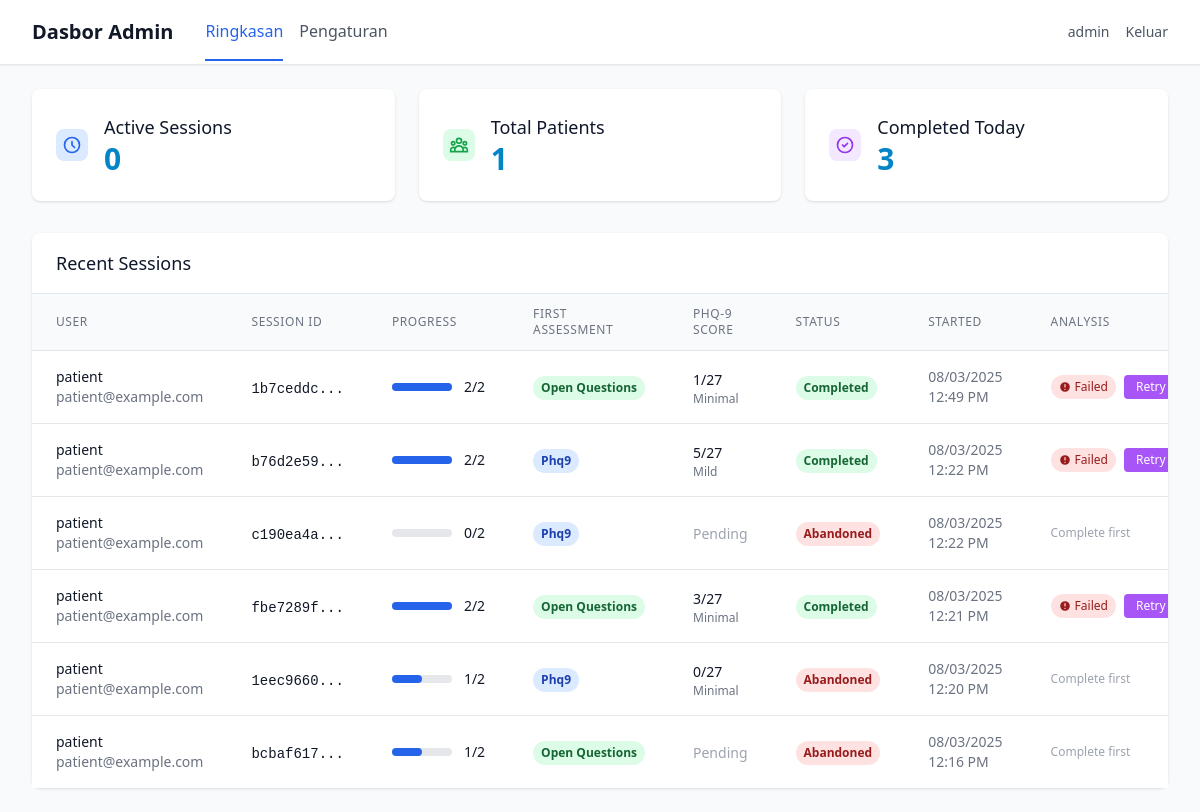
The app's page /admin/dashboard (signed in) with its own data.
### app/models/user.py (models this page shows, shortened)
class User(UserMixin, db.Model):
    id = db.Column(db.Integer, primary_key=True)
    username = db.Column(db.String(80), unique=True, nullable=False)
    email = db.Column(db.String(120), unique=True, nullable=False)
    password_hash = db.Column(db.String(255), nullable=False)
    user_type = db.Column(db.String(20), nullable=False, default='patient')
    created_at = db.Column(db.DateTime, default=datetime.utcnow)
    is_active = db.Column(db.Boolean, default=True)
    patient_profile = db.relationship('PatientProfile', backref='user', uselist=False, cascade='all, delete-orphan')
    assessments = db.relationship('Assessment', backref='user', lazy=True, cascade='all, delete-orphan')
    def is_superuser(self):
        return self.user_type == 'superuser'

### app/models/assessment.py (models this page shows, shortened)
class Assessment(db.Model):
    id = db.Column(db.Integer, primary_key=True)
    user_id = db.Column(db.Integer, db.ForeignKey('user.id'), nullable=False)
    session_id = db.Column(db.String(100), nullable=False, unique=True)
    first_assessment_type = db.Column(db.String(20))  # 'phq9' or 'open_questions'
    phq9_completed = db.Column(db.Boolean, default=False)
    open_questions_completed = db.Column(db.Boolean, default=False)
    status = db.Column(db.String(20), default='in_progress')  # 'in_progress', 'completed', 'abandoned'
    llm_analysis_status = db.Column(db.String(20), default='pending') # 'pending', 'in_progress', 'completed', 'failed'
    llm_analysis_at = db.Column(db.DateTime)
    consent_agreed = db.Column(db.Boolean, default=False)
    camera_verified = db.Column(db.Boolean, default=False)
    started_at = db.Column(db.DateTime, default=datetime.utcnow)
    completed_at = db.Column(db.DateTime)
    consent_at = db.Column(db.DateTime)
    camera_check_at = db.Column(db.DateTime)
    first_assessment_started_at = db.Column(db.DateTime)
    phq9_score = db.Column(db.Integer)
    phq9_severity = db.Column(db.String(20))  # 'minimal', 'mild', 'moderate', 'severe'
    phq9_settings = db.Column(db.Text)  # JSON string of PHQ-9 settings used
    recording_settings = db.Column(db.Text)  # JSON string of recording settings used
    chat_settings = db.Column(db.Text)  # JSON string of chat settings used
    assessment_order = db.Column(db.String(20))  # 'phq_first' or 'questions_first'
    phq9_responses = db.relationship('PHQ9Response', backref='assessment', lazy=True, cascade='all, delete-orphan')
    open_responses = db.relationship('OpenQuestionResponse', backref='assessment', lazy=True, cascade='all, delete-orphan')
    emotion_data = db.relationship('EmotionData', backref='assessment', lazy=True, cascade='all, delete-orphan')
    def get_completion_order(self):
            return {
                'first_type': self.first_assessment_type,
                'phq9_completed': self.phq9_completed,
                'open_questions_completed': self.open_questions_completed,
                'both_completed': self.phq9_completed and self.open_questions_completed
            }

### app/routes/admin.py (the view)
@admin_bp.route('/dashboard')
@login_required
@admin_required
def dashboard():
    stats = AdminDashboardService.get_overview_stats()
    recent_sessions = AdminDashboardService.get_recent_sessions(limit=15)
    return render_template('admin/dashboard.html',
                         **stats,
                         recent_sessions=recent_sessions)

### app/templates/admin/dashboard.html (shortened to what this page needs)
{% extends "base.html" %}
{% block nav %}
{%include "/components/admin_nav.html"%}
{% endblock %}
{% block content %}
<div class="max-w-7xl mx-auto py-6 sm:px-6 lg:px-8">
    <div class="grid grid-cols-1 md:grid-cols-3 gap-6 mb-8">
        <div class="bg-white rounded-lg shadow p-6">
            <div class="flex items-center">
                <div class="flex-shrink-0">
                    <div class="w-8 h-8 bg-blue-100 rounded-lg flex items-center justify-center">
                        <svg class="w-5 h-5 text-blue-600" fill="none" stroke="currentColor" viewBox="0 0 24 24">
                            <path stroke-linecap="round" stroke-linejoin="round" stroke-width="2" d="M12 8v4l3 3m6-3a9 9 0 11-18 0 9 9 0 0118 0z"/>
                        </svg>
                    </div>
                </div>
                <div class="ml-4">
                    <h3 class="text-lg font-medium text-secondary-900">Active Sessions</h3>
                    <p class="text-3xl font-bold text-primary-600">{{ active_sessions }}</p>
                </div>
            </div>
        </div>
        <div class="bg-white rounded-lg shadow p-6">
            <div class="flex items-center">
                <div class="flex-shrink-0">
                    <div class="w-8 h-8 bg-green-100 rounded-lg flex items-center justify-center">
                    </div>
                </div>
                <div class="ml-4">
                    <h3 class="text-lg font-medium text-secondary-900">Total Patients</h3>
                    <p class="text-3xl font-bold text-primary-600">{{ total_patients }}</p>
                </div>
            </div>
        </div>
        <div class="bg-white rounded-lg shadow p-6">
            <div class="flex items-center">
                <div class="flex-shrink-0">
                    <div class="w-8 h-8 bg-purple-100 rounded-lg flex items-center justify-center">
                        <svg class="w-5 h-5 text-purple-600" fill="none" stroke="currentColor" viewBox="0 0 24 24">
                            <path stroke-linecap="round" stroke-linejoin="round" stroke-width="2" d="M9 12l2 2 4-4m6 2a9 9 0 11-18 0 9 9 0 0118 0z"/>
                        </svg>
                    </div>
                </div>
                <div class="ml-4">
                    <h3 class="text-lg font-medium text-secondary-900">Completed Today</h3>
                    <p class="text-3xl font-bold text-primary-600">{{ completed_today }}</p>
                </div>
            </div>
        </div>
    </div>
    <div class="bg-white rounded-lg shadow">
        <div class="px-6 py-4 border-b border-secondary-200">
            <h3 class="text-lg font-medium text-secondary-900">Recent Sessions</h3>
        </div>
        {% if recent_sessions %}
        <div class="overflow-x-auto">
            <table class="min-w-full divide-y divide-gray-200">
                <thead class="bg-gray-50">
                    <tr>
                        <th class="px-6 py-3 text-left text-xs font-medium text-gray-500 uppercase tracking-wider">User</th>
                        <th class="px-6 py-3 text-left text-xs font-medium text-gray-500 uppercase tracking-wider">Session ID</th>
                        <th class="px-6 py-3 text-left text-xs font-medium text-gray-500 uppercase tracking-wider">Progress</th>
                        <th class="px-6 py-3 text-left text-xs font-medium text-gray-500 uppercase tracking-wider">First Assessment</th>
                        <th class="px-6 py-3 text-left text-xs font-medium text-gray-500 uppercase tracking-wider">PHQ-9 Score</th>
                        <th class="px-6 py-3 text-left text-xs font-medium text-gray-500 uppercase tracking-wider">Status</th>
                        <th class="px-6 py-3 text-left text-xs font-medium text-gray-500 uppercase tracking-wider">Started</th>
                        <th class="px-6 py-3 text-left text-xs font-medium text-gray-500 uppercase tracking-wider">Analysis</th>
                    </tr>
                </thead>
                <tbody class="bg-white divide-y divide-gray-200">
                    {% for session in recent_sessions %}
                    <tr class="hover:bg-gray-50">
                        <td class="px-6 py-4 whitespace-nowrap">
                            <div>
                                <div class="text-sm font-medium text-gray-900">{{ session.username }}</div>
                                <div class="text-sm text-gray-500">{{ session.email }}</div>
                            </div>
                        </td>
                        <td class="px-6 py-4 whitespace-nowrap">
                            <span class="text-sm text-gray-900 font-mono">{{ session.session_id[:8] }}...</span>
                        </td>
                        <td class="px-6 py-4 whitespace-nowrap">
                            <div class="flex items-center">
                                <div class="w-full bg-gray-200 rounded-full h-2 mr-3" style="width: 60px;">
                                    <div class="bg-blue-600 h-2 rounded-full" style="width: {{ (session.progress_count / 2 * 100) }}%"></div>
                                </div>
                                <span class="text-sm font-medium text-gray-900">{{ session.progress_text }}</span>
                            </div>
                        </td>
                        <td class="px-6 py-4 whitespace-nowrap">
                            {% if session.first_type %}
                                <span class="inline-flex px-2 py-1 text-xs font-semibold rounded-full
                                           {% if session.first_type == 'phq9' %}bg-blue-100 text-blue-800{% else %}bg-green-100 text-green-800{% endif %}">
                                    {{ session.first_type.replace('_', ' ').title() }}
                                </span>
                            {% else %}
                                <span class="text-sm text-gray-400">Not started</span>
                            {% endif %}
                        </td>
                        <td class="px-6 py-4 whitespace-nowrap">
                            {% if session.phq9_score is not none %}
                                <div>
                                    <span class="text-sm font-medium text-gray-900">{{ session.phq9_score }}/27</span>
                                    <div class="text-xs text-gray-500 capitalize">{{ session.phq9_severity.replace('_', ' ') if session.phq9_severity else '' }}</div>
                                </div>
                            {% else %}
                                <span class="text-sm text-gray-400">Pending</span>
                            {% endif %}
                        </td>
                        <td class="px-6 py-4 whitespace-nowrap">
                            <span class="inline-flex px-2 py-1 text-xs font-semibold rounded-full {{ session.status_class }}">
                                {{ session.status }}
                            </span>
                        </td>
                        <td class="px-6 py-4 whitespace-nowrap text-sm text-gray-500">
                            <div>{{ session.started_at.strftime('%m/%d/%Y') }}</div>
                            <div>{{ session.started_at.strftime('%I:%M %p') }}</div>
                        </td>
                        <td class="px-6 py-4 whitespace-nowrap">
                            <div class="flex items-center space-x-2">
                                {% if session.db_status == 'completed' %}
                                    {% if session.llm_analysis_status %}
                                        {% if session.llm_analysis_status == 'completed' %}
                                            <span class="inline-flex items-center px-2 py-1 rounded-full text-xs font-medium bg-green-100 text-green-800">
                                                <svg class="w-3 h-3 mr-1" fill="currentColor" viewBox="0 0 20 20">
                                                    <path fill-rule="evenodd" d="M16.707 5.293a1 1 0 010 1.414l-8 8a1 1 0 01-1.414 0l-4-4a1 1 0 011.414-1.414L8 12.586l7.293-7.293a1 1 0 011.414 0z" clip-rule="evenodd"></path>
                                                </svg>
                                                Analyzed
                                            </span>
                                            <button onclick="viewAnalysisResults('{{ session.session_id }}')"
                                                class="bg-blue-500 hover:bg-blue-600 text-white px-3 py-1 rounded text-xs transition-colors">
                                                View Results
                                            </button>
                                        {% elif session.llm_analysis_status == 'failed' %}
                                            <span class="inline-flex items-center px-2 py-1 rounded-full text-xs font-medium bg-red-100 text-red-800">
                                                <svg class="w-3 h-3 mr-1" fill="currentColor" viewBox="0 0 20 20">
                                                    <path fill-rule="evenodd" d="M18 10a8 8 0 11-16 0 8 8 0 0116 0zm-7 4a1 1 0 11-2 0 1 1 0 012 0zm-1-9a1 1 0 00-1 1v4a1 1 0 102 0V6a1 1 0 00-1-1z" clip-rule="evenodd"></path>
                                                </svg>
                                                Failed
                                            </span>
                                            <button onclick="analyzeSession('{{ session.session_id }}')"
                                                class="bg-purple-500 hover:bg-purple-600 text-white px-3 py-1 rounded text-xs transition-colors">
                                                Retry
                                            </button>
                                        {% else %}
                                            <button onclick="analyzeSession('{{ session.session_id }}')"
                                                class="bg-purple-500 hover:bg-purple-600 text-white px-3 py-1 rounded text-xs transition-colors">
                                                Analyze
                                            </button>
                                        {% endif %}
                                    {% else %}
                                        <button onclick="analyzeSession('{{ session.session_id }}')"
                                            class="bg-purple-500 hover:bg-purple-600 text-white px-3 py-1 rounded text-xs transition-colors">
                                            Analyze
                                        </button>
                                    {% endif %}
                                {% else %}
                                    <span class="text-xs text-gray-400">Complete first</span>
                                {% endif %}
                            </div>
                        </td>
                    </tr>
                    {% endfor %}
                </tbody>
            </table>
        </div>
        {% endif %}
    </div>
</div>
{% endblock %}

### app/templates/base.html (shortened to what this page needs)
<!DOCTYPE html>
<html lang="en" class="h-full">
<head>
    <script src="https://cdn.tailwindcss.com"></script>
</head>
<body class="h-full bg-secondary-50 text-secondary-900 overflow-x-hidden">
    {% block nav %}{% endblock %}
    <main class="{% block main_class %}{% endblock %}">
        {% block content %}{% endblock %}
    </main>
</body>
</html>

### app/templates/components/admin_nav.html
<nav class="bg-white shadow-sm border-b border-gray-200">
    <div class="max-w-7xl mx-auto px-4 sm:px-6 lg:px-8">
        <div class="flex justify-between h-16">
            <div class="flex items-center space-x-8">
                <h1 class="text-xl font-semibold text-gray-900">Dasbor Admin</h1>
                <div class="flex space-x-4">
                    <a href="{{ url_for('admin.dashboard') }}"
                       class="{% if request.endpoint == 'admin.dashboard' %}text-blue-600 border-b-2 border-blue-600{% else %}text-gray-600 hover:text-gray-900{% endif %} pb-4 pt-4 transition-colors font-medium">
                        Ringkasan
                    </a>
                    <a href="{{ url_for('settings.show_settings') }}"
                       class="{% if request.endpoint == 'settings.show_settings' %}text-blue-600 border-b-2 border-blue-600{% else %}text-gray-600 hover:text-gray-900{% endif %} pb-4 pt-4 transition-colors">
                        Pengaturan
                    </a>
                </div>
            </div>
            <div class="flex items-center space-x-4">
                <span class="text-sm text-gray-600">{{ current_user.username }}</span>
                <a href="{{ url_for('auth.logout') }}" class="text-sm text-gray-600 hover:text-gray-900 transition-colors">Keluar</a>
            </div>
        </div>
    </div>
</nav>

### records on screen
User: username "admin"
Assessment: username "patient", email "patient@example.com", session_id "1b7ceddc", {{ (session.progress_count / 2 * 100) }} 100.0 (drawn), progress_text "2/2", first_type.replace "Open Questions", phq9_score "1", phq9_severity "Minimal", status "Completed", started_at "08/03/2025", started_at "12:49 PM"
User: username "patient" "patient" "patient" "patient" "patient", email "patient@example.com" "patient@example.com" "patient@example.com" "patient@example.com" "patient@example.com"
Assessment: first_type.replace "Phq9", phq9_severity "Mild", started_at "08/03/2025", started_at "12:22 PM", status "completed" (drawn)
Assessment: first_type.replace "Phq9", started_at "08/03/2025", started_at "12:22 PM"
Assessment: first_type.replace "Open Questions", phq9_severity "Minimal", started_at "08/03/2025", started_at "12:21 PM", status "completed" (drawn)
Assessment: first_type.replace "Phq9", phq9_severity "Minimal", started_at "08/03/2025", started_at "12:20 PM"
Assessment: first_type.replace "Open Questions", started_at "08/03/2025", started_at "12:16 PM"

### other values on screen
{{ active_sessions }} "0"
{{ total_patients }} "1"
{{ completed_today }} "3"
{{ session.session_id[:8] }} "b76d2e59" "c190ea4a" "fbe7289f" "1eec9660" "bcbaf617"
{{ session.progress_text }} "2/2" "0/2" "2/2" "1/2" "1/2"
{{ session.phq9_score }} "5" "3" "0"
{{ session.status }} "Completed" "Abandoned" "Completed" "Abandoned" "Abandoned"
